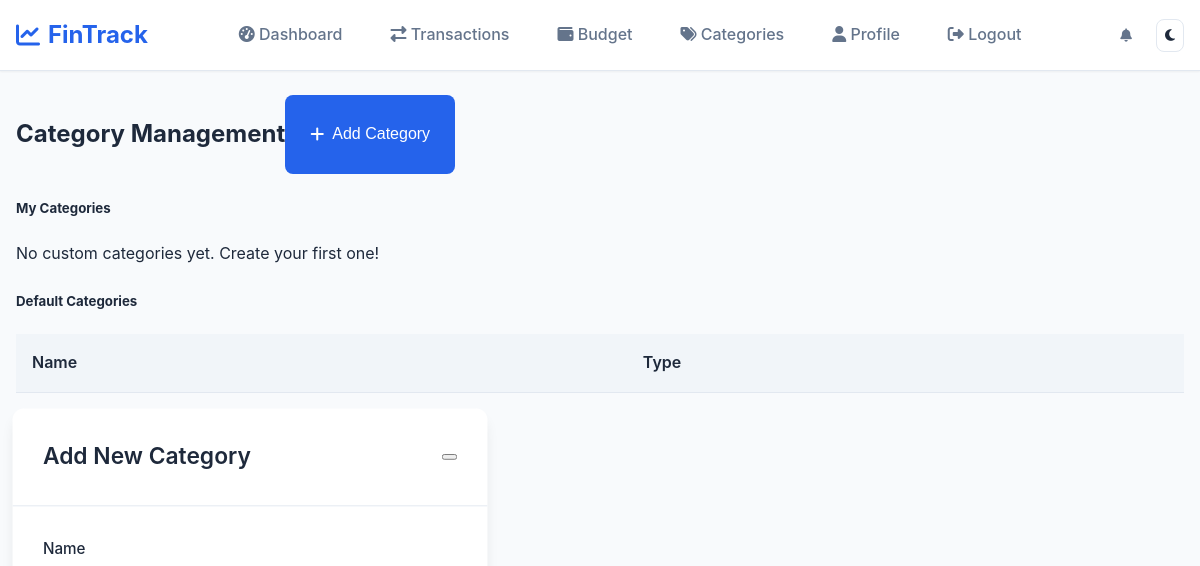
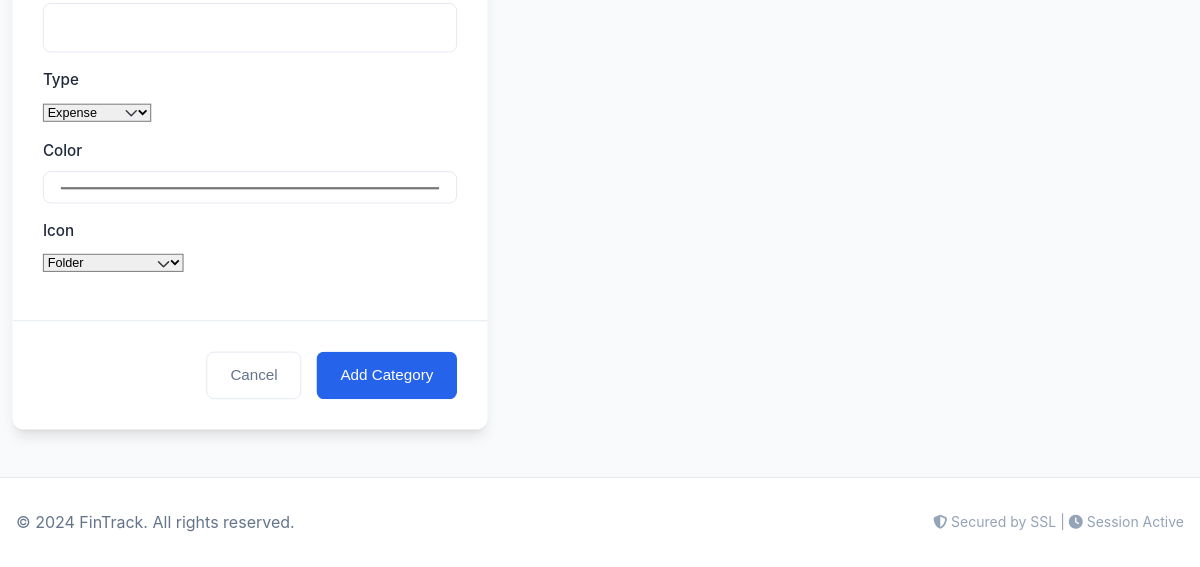
The app's page /categories (signed in), older data (2 pictures, top to bottom).
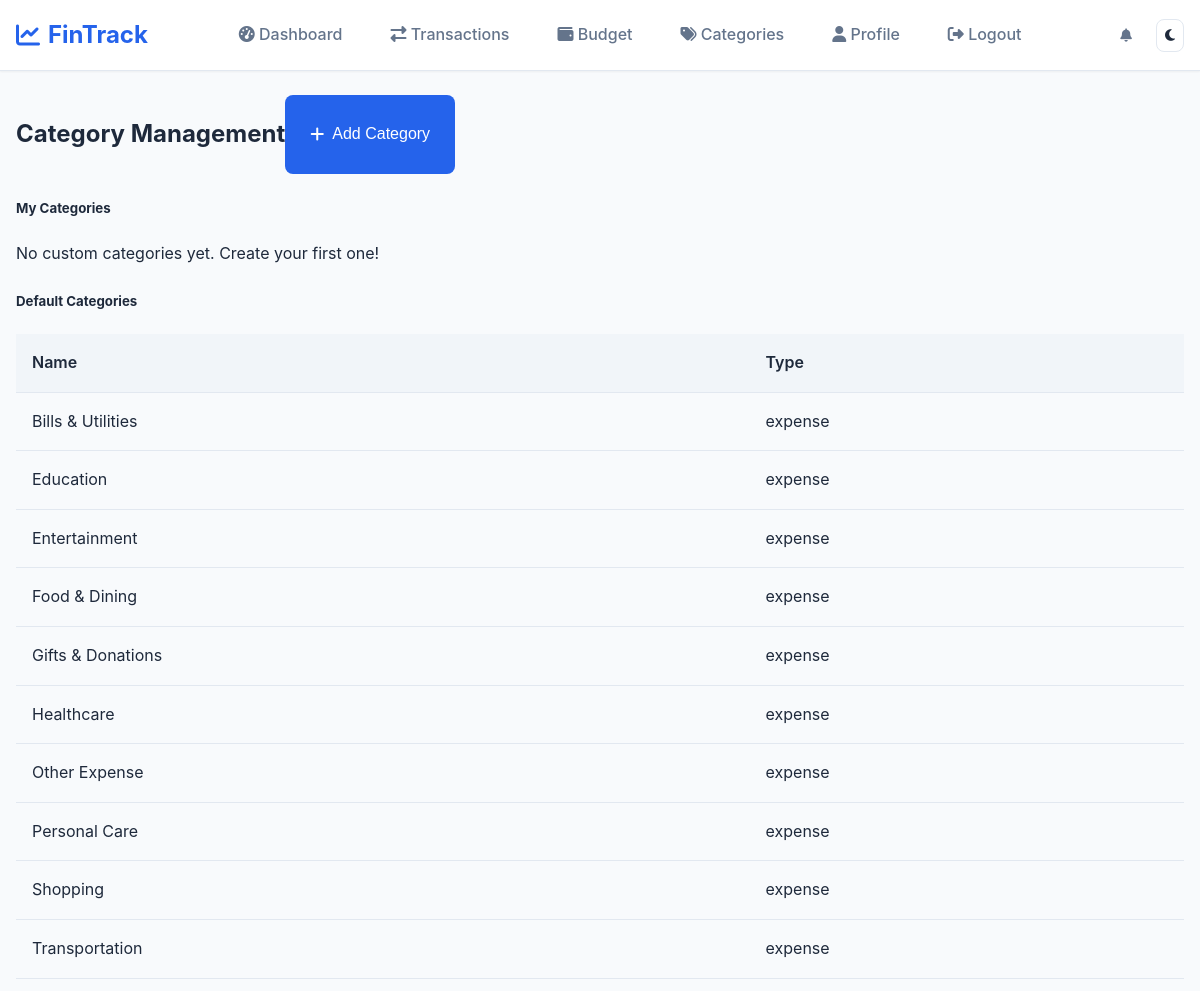
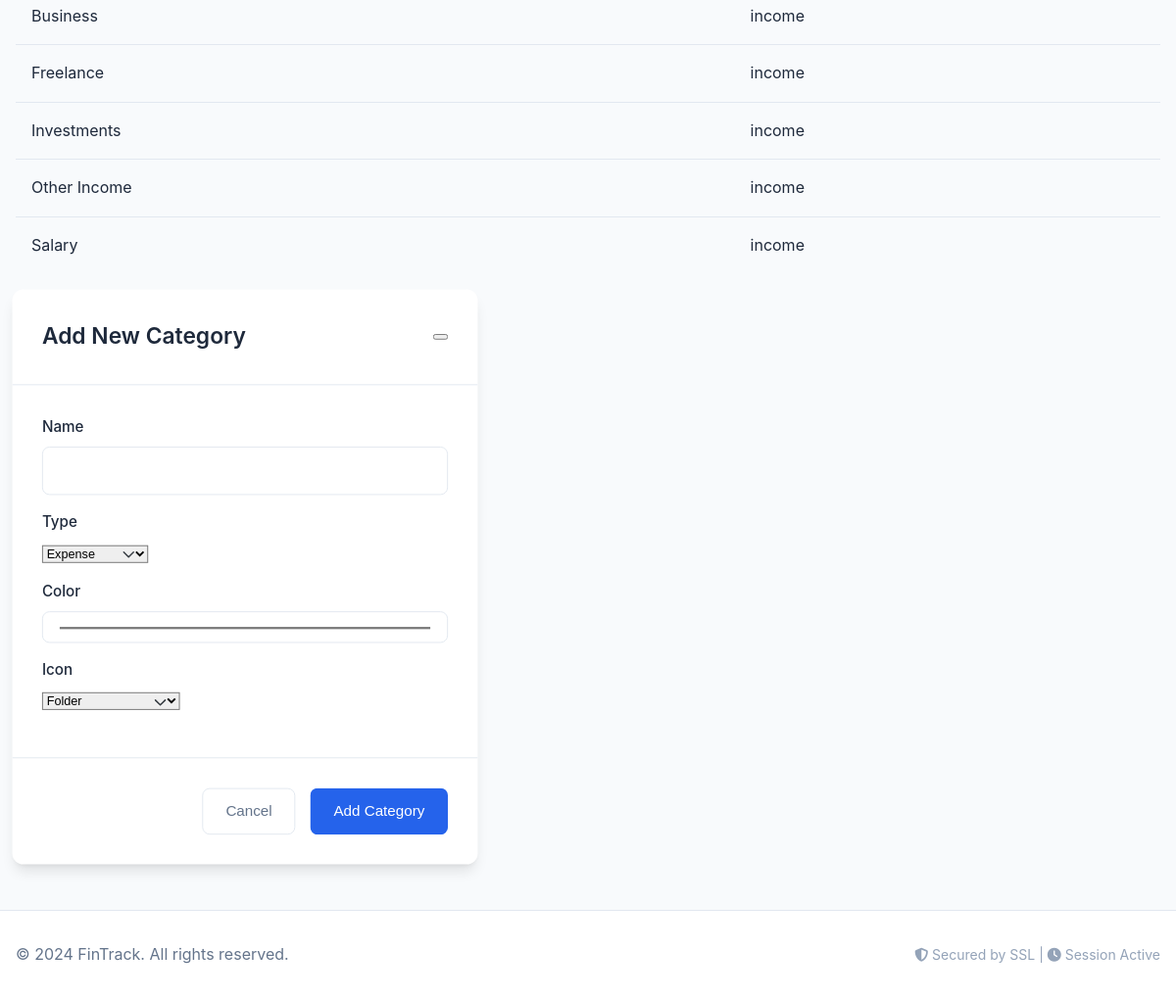
The same page, newer data (2 pictures, top to bottom).
### tables this page shows
CREATE TABLE categories (
    id INTEGER PRIMARY KEY AUTOINCREMENT,
    name TEXT NOT NULL UNIQUE,
    type TEXT CHECK(type IN ('income', 'expense')) NOT NULL
);

### app.py (the view)
@app.route("/categories", methods=["GET"])
@login_required
def manage_categories():
    if not validate_session():
        return redirect(url_for('login'))
    user_id = session.get('user_id')
    try:
        global_categories = db.execute("""
            SELECT id, name, type, 'global' as scope
            FROM categories
            ORDER BY type, name
        """)
        user_categories = db.execute("""
            SELECT id, name, type, color, icon, is_active, 'user' as scope
            FROM user_categories
            WHERE user_id = ?
            ORDER BY type, name
        """, user_id)
        return render_template("categories.html",
                             global_categories=global_categories,
                             user_categories=user_categories)
    except Exception as e:
        logger.error(f"Error loading categories: {str(e)}")
        flash('Failed to load categories.', 'error')
        return redirect(url_for('dashboard'))

### app.py (called while the page is built)
def validate_session():
    if 'user_id' not in session:
        return False
    if 'login_time' in session:
        try:
            login_time = datetime.fromisoformat(session['login_time'])
            if datetime.now() - login_time > app.config['PERMANENT_SESSION_LIFETIME']:
                log_security_event(session.get('user_id'), 'SESSION_EXPIRED', 'Session timeout')
                session.clear()
                return False
        except (ValueError, TypeError):
            session.clear()
            return False
    return True

@app.context_processor
def inject_csrf_token():
    return dict(csrf_token=generate_csrf)

@app.after_request
def security_headers(response):
    response.headers['X-Frame-Options'] = 'DENY'
    response.headers['X-Content-Type-Options'] = 'nosniff'
    response.headers['X-XSS-Protection'] = '1; mode=block'
    return response

### templates/categories.html (shortened to what this page needs)
{% extends "layout.html" %}
{% block content %}
<div class="container mt-4">
    <div class="d-flex justify-content-between align-items-center mb-4">
        <h2>Category Management</h2>
        <button class="btn btn-primary" data-bs-toggle="modal" data-bs-target="#addCategoryModal">
            <i class="fas fa-plus"></i> Add Category
        </button>
    </div>
    <div class="card mb-4">
        <div class="card-header">
            <h5>My Categories</h5>
        </div>
        <div class="card-body">
            {% if user_categories %}
            <div class="table-responsive">
                <table class="table">
                    <thead>
                        <tr>
                            <th>Name</th>
                            <th>Type</th>
                            <th>Color</th>
                            <th>Status</th>
                            <th>Actions</th>
                        </tr>
                    </thead>
                    <tbody>
                        {% for cat in user_categories %}
                        <tr>
                            <td>
                                <i class="fas fa-{{ cat.icon or 'folder' }}" style="color: {{ cat.color }}"></i>
                                {{ cat.name }}
                            </td>
                            <td>
                                <span class="badge bg-{{ 'success' if cat.type == 'income' else 'danger' }}">
                                    {{ cat.type }}
                                </span>
                            </td>
                            <td>
                                <div style="width: 30px; height: 30px; background: {{ cat.color }}; border: 1px solid #ccc;"></div>
                            </td>
                            <td>
                                {% if cat.is_active %}
                                    <span class="badge bg-success">Active</span>
                                {% else %}
                                    <span class="badge bg-secondary">Inactive</span>
                                {% endif %}
                            </td>
                            <td>
                                <button class="btn btn-sm btn-primary" onclick="editCategory({{ cat.id }}, '{{ cat.name }}', '{{ cat.color }}', '{{ cat.icon }}', {{ cat.is_active|lower }})">
                                    <i class="fas fa-edit"></i>
                                </button>
                                <form method="post" action="/categories/{{ cat.id }}/delete" class="d-inline">
                                    <input type="hidden" name="csrf_token" value="{{ csrf_token() }}">
                                    <button type="submit" class="btn btn-sm btn-danger" onclick="return confirm('Delete this category?')">
                                        <i class="fas fa-trash"></i>
                                    </button>
                                </form>
                            </td>
                        </tr>
                        {% endfor %}
                    </tbody>
                </table>
            </div>
            {% else %}
            <p>No custom categories yet. Create your first one!</p>
            {% endif %}
        </div>
    </div>
    <div class="card">
        <div class="card-header">
            <h5>Default Categories</h5>
        </div>
        <div class="card-body">
            <div class="table-responsive">
                <table class="table">
                    <thead>
                        <tr>
                            <th>Name</th>
                            <th>Type</th>
                        </tr>
                    </thead>
                    <tbody>
                        {% for cat in global_categories %}
                        <tr>
                            <td>{{ cat.name }}</td>
                            <td>
                                <span class="badge bg-{{ 'success' if cat.type == 'income' else 'danger' }}">
                                    {{ cat.type }}
                                </span>
                            </td>
                        </tr>
                        {% endfor %}
                    </tbody>
                </table>
            </div>
        </div>
    </div>
</div>
<div class="modal fade" id="addCategoryModal" tabindex="-1">
    <div class="modal-dialog">
        <div class="modal-content">
            <form method="post" action="/categories/add">
                <div class="modal-header">
                    <h5 class="modal-title">Add New Category</h5>
                    <button type="button" class="btn-close" data-bs-dismiss="modal"></button>
                </div>
                <div class="modal-body">
                    <div class="mb-3">
                        <label class="form-label">Name</label>
                        <input type="text" name="name" class="form-control" required maxlength="50">
                    </div>
                    <div class="mb-3">
                        <label class="form-label">Type</label>
                        <select name="type" class="form-select" required>
                            <option value="expense">Expense</option>
                        </select>
                    </div>
                    <div class="mb-3">
                        <label class="form-label">Color</label>
                        <input type="color" name="color" class="form-control" value="#808080">
                    </div>
                    <div class="mb-3">
                        <label class="form-label">Icon</label>
                        <select name="icon" class="form-select">
                            <option value="folder">Folder</option>
                        </select>
                    </div>
                </div>
                <div class="modal-footer">
                    <button type="button" class="btn btn-secondary" data-bs-dismiss="modal">Cancel</button>
                    <button type="submit" class="btn btn-primary">Add Category</button>
                </div>
            </form>
        </div>
    </div>
</div>
{% endblock %}

### templates/layout.html (shortened to what this page needs)
<!DOCTYPE html>
<html lang="en">
<head>
    <link rel="stylesheet" href="{{ url_for('static', filename='css/main.css') }}">
    <link rel="stylesheet" href="https://cdnjs.cloudflare.com/ajax/libs/font-awesome/6.4.0/css/all.min.css">
</head>
<body data-theme="{{ session.get('theme', 'light') }}">
    <nav class="navbar">
        <div class="container" style="display: flex; justify-content: space-between; align-items: center; padding: 1rem;">
            <a class="navbar-brand" href="{{ url_for('dashboard') if session.user_id else url_for('login') }}">
                <i class="fas fa-chart-line"></i>
                FinTrack
            </a>
            <ul class="navbar-nav" id="navbarNav">
                {% if session.user_id %}
                    <li><a class="nav-link {% if request.endpoint == 'dashboard' %}active{% endif %}" href="{{ url_for('dashboard') }}">
                        <i class="fas fa-tachometer-alt"></i> Dashboard
                    </a></li>
                    <li><a class="nav-link {% if request.endpoint == 'transactions' %}active{% endif %}" href="{{ url_for('transactions') }}">
                        <i class="fas fa-exchange-alt"></i> Transactions
                    </a></li>
                    <li><a class="nav-link {% if request.endpoint == 'budget' %}active{% endif %}" href="{{ url_for('budget') }}">
                        <i class="fas fa-wallet"></i> Budget
                    </a></li>
                    <li class="nav-item"> <a class="nav-link" href="{{ url_for('manage_categories') }}">
                        <i class="fas fa-tags"></i> Categories
                    </a></li>
                    <li><a class="nav-link {% if request.endpoint == 'profile' %}active{% endif %}" href="{{ url_for('profile') }}">
                        <i class="fas fa-user"></i> Profile
                    </a></li>
                    <li><a class="nav-link" href="{{ url_for('logout') }}">
                        <i class="fas fa-sign-out-alt"></i> Logout
                    </a></li>
                {% endif %}
            </ul>
            <div style="display: flex; align-items: center; gap: 1rem;">
                {% if session.user_id %}
                <div class="notification-dropdown">
                    <button class="notification-bell" id="notificationBell">
                        <i class="fas fa-bell"></i>
                    </button>
                </div>
                {% endif %}
                <button class="theme-toggle" id="darkModeToggle" onclick="toggleDarkMode()">
                </button>
            </div>
        </div>
    </nav>
    <main>
        {% block content %}{% endblock %}
    </main>
    <footer style="background-color: var(--bg-primary); border-top: 1px solid var(--border-color); margin-top: 2rem; padding: 2rem 0; text-align: center;">
        <div class="container">
            <div style="display: flex; justify-content: space-between; align-items: center; flex-wrap: wrap; gap: 1rem;">
                <div>
                    <p style="margin: 0; color: var(--text-secondary);">&copy; 2024 FinTrack. All rights reserved.</p>
                </div>
                <div>
                    <p style="margin: 0; font-size: 0.875rem; color: var(--text-muted);">
                        <i class="fas fa-shield-alt"></i> Secured by SSL |
                        <i class="fas fa-clock"></i> Session Active
                    </p>
                </div>
            </div>
        </div>
    </footer>
</body>
</html>

### static/css/main.css (style rules this page uses)
:root { --primary-color: #2563eb; --primary-hover: #1d4ed8; --secondary-color: #64748b; --success-color: #059669; --danger-color: #dc2626; --warning-color: #d97706; --info-color: #0891b2; --bg-primary: #ffffff; --bg-secondary: #f8fafc; --bg-tertiary: #f1f5f9; --text-primary: #1e293b; --text-secondary: #64748b; --text-muted: #94a3b8; --border-color: #e2e8f0; --border-hover: #cbd5e1; --shadow-sm: 0 1px 2px 0 rgb(0 0 0 / 0.05); --shadow-md: 0 4px 6px -1px rgb(0 0 0 / 0.1), 0 2px 4px -2px rgb(0 0 0 / 0.1); --shadow-lg: 0 10px 15px -3px rgb(0 0 0 / 0.1), 0 4px 6px -4px rgb(0 0 0 / 0.1); --spacing-xs: 0.25rem; --spacing-sm: 0.5rem; --spacing-md: 1rem; --spacing-lg: 1.5rem; --spacing-xl: 2rem; --spacing-2xl: 3rem; --radius-sm: 0.375rem; --radius-md: 0.5rem; --radius-lg: 0.75rem; }
* { box-sizing: border-box; }
body { font-family: -apple-system, BlinkMacSystemFont, 'Segoe UI', Roboto, Oxygen, Ubuntu, Cantarell, sans-serif; background-color: var(--bg-secondary); color: var(--text-primary); line-height: 1.6; margin: 0; padding: 0; transition: background-color 0.3s ease, color 0.3s ease; }
.container { max-width: 1200px; margin: 0 auto; padding: 0 var(--spacing-md); }
.navbar { background-color: var(--bg-primary); border-bottom: 1px solid var(--border-color); box-shadow: var(--shadow-sm); position: sticky; top: 0; z-index: 100; }
.navbar-brand { font-size: 1.5rem; font-weight: 700; color: var(--primary-color); text-decoration: none; display: flex; align-items: center; gap: var(--spacing-sm); }
.navbar-nav { display: flex; list-style: none; margin: 0; padding: 0; gap: var(--spacing-md); }
.nav-link { color: var(--text-secondary); text-decoration: none; padding: var(--spacing-sm) var(--spacing-md); border-radius: var(--radius-md); transition: all 0.2s ease; font-weight: 500; }
.theme-toggle { background: none; border: 1px solid var(--border-color); color: var(--text-primary); padding: var(--spacing-sm); border-radius: var(--radius-md); cursor: pointer; transition: all 0.2s ease; }
.form-label { display: block; margin-bottom: var(--spacing-sm); font-weight: 500; color: var(--text-primary); }
.form-control { width: 100%; padding: var(--spacing-md); border: 1px solid var(--border-color); border-radius: var(--radius-md); background: var(--bg-primary); color: var(--text-primary); font-size: 1rem; transition: all 0.2s ease; }
.form-select { background-repeat: no-repeat; background-position: right 0.75rem center; background-size: 16px 12px; padding-right: 2.5rem; }
.btn { display: inline-flex; align-items: center; justify-content: center; gap: var(--spacing-sm); padding: var(--spacing-md) var(--spacing-lg); border: 1px solid transparent; border-radius: var(--radius-md); font-size: 1rem; font-weight: 500; text-decoration: none; cursor: pointer; transition: all 0.2s ease; line-height: 1; }
.btn-primary { background: var(--primary-color); color: white; }
.btn-secondary { background: transparent; color: var(--text-secondary); border-color: var(--border-color); }
.table { width: 100%; border-collapse: collapse; margin: 0; }
.table th { background: var(--bg-tertiary); padding: var(--spacing-md); text-align: left; font-weight: 600; color: var(--text-primary); border-bottom: 1px solid var(--border-color); position: sticky; top: 0; }
.table td { padding: var(--spacing-md); border-bottom: 1px solid var(--border-color); }
.table tbody tr:last-child td { border-bottom: none; }
.notification-dropdown { position: relative; }
.notification-bell { background: none; border: none; color: var(--text-secondary); cursor: pointer; padding: var(--spacing-sm); border-radius: var(--radius-sm); transition: all 0.2s ease; position: relative; }
.modal { background: var(--bg-primary); border-radius: var(--radius-lg); box-shadow: var(--shadow-lg); width: 90%; max-width: 500px; max-height: 90vh; overflow-y: auto; transform: scale(0.95); transition: transform 0.3s ease; }
.modal-header { padding: var(--spacing-xl); border-bottom: 1px solid var(--border-color); display: flex; justify-content: space-between; align-items: center; }
.modal-title { margin: 0; font-size: 1.5rem; font-weight: 600; color: var(--text-primary); }
.modal-body { padding: var(--spacing-xl); }
.modal-footer { padding: var(--spacing-xl); border-top: 1px solid var(--border-color); display: flex; justify-content: flex-end; gap: var(--spacing-md); }
.mt-4 { margin-top: var(--spacing-lg); }
.mb-3 { margin-bottom: var(--spacing-md); }
.mb-4 { margin-bottom: var(--spacing-lg); }
.d-flex { display: flex; }

Row changes from the older to the newer data that the page shows:
added categories: name "Bills & Utilities", type "expense"
added categories: name "Education", type "expense"
added categories: name "Entertainment", type "expense"
added categories: name "Food & Dining", type "expense"
added categories: name "Gifts & Donations", type "expense"
added categories: name "Healthcare", type "expense"
added categories: name "Other Expense", type "expense"
added categories: name "Personal Care", type "expense"
added categories: name "Shopping", type "expense"
added categories: name "Transportation", type "expense"
added categories: name "Business", type "income"
added categories: name "Freelance", type "income"
added categories: name "Investments", type "income"
added categories: name "Other Income", type "income"
added categories: name "Salary", type "income"
